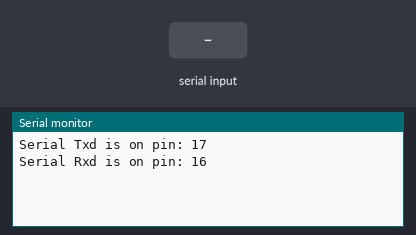
Bench run of a sketch on a simulated ESP32. Parts: the last lines printed to the serial monitor. The test bench sets the inputs (shaded band).

Above: at 1.2 s.
1.3 s: "1\n" received over the second serial link
At 2.5 s:
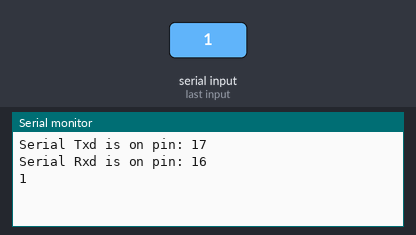
2.8 s: "0\n" received over the second serial link
At 3.7 s:
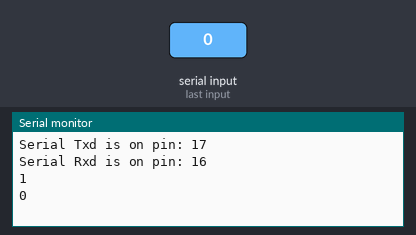

Measured:
- after the input at 1.3 s, the serial monitor: prints a new line at once (image 1)
- after the input at 2.8 s, the serial monitor: prints a new line at once (image 2)

The sketch:

readSerial.ino
```cpp
#include <Arduino.h>
#include <Wire.h>
#include <HardwareSerial.h>

#include "StackArray.h"

#define RXD2 16
#define TXD2 17

const int ledPin = 13;
int incomingByte = 0;
int i = 0;

HardwareSerial mySerial(2); // use UART 2 ( RX = RXD2, TX = TXD2 )

void ledStatus(const int ledPin){
    digitalWrite (ledPin, HIGH);  // turn on the LED
    delay(500);
    digitalWrite (ledPin, LOW); // turn off the LED
    delay(500);
}
void setup() {
  // Note the format for setting a serial port is as follows: Serial2.begin(baud-rate, protocol, RX pin, TX pin);
  Serial.begin(115200);
  mySerial.begin(115200);
  Serial.println("Serial Txd is on pin: "+String(TXD2));
  Serial.println("Serial Rxd is on pin: "+String(RXD2));
  sendContact();
}

void loop() { //Choose Serial1 or Serial2 as required
  while (mySerial.available()) {
    Serial.write(mySerial.read());
  }
  while (Serial.available()) {
    mySerial.write(Serial.read());
  }
}
void sendContact() {
  mySerial.write("PREMITJOIN 255");
  mySerial.write("\n");
}
```

StackArray.h
```cpp
// (licence header left out)
// header defining the interface of the source.
#ifndef _STACKARRAY_H
#define _STACKARRAY_H

// include Arduino basic header.
#include <Arduino.h>

// the definition of the stack class.
template<typename T>
class StackArray {
  public:
    // init the stack (constructor).
    StackArray ();

    // clear the stack (destructor).
    ~StackArray ();

    // push an item to the stack.
    void push (const T i);

    // pop an item from the stack.
    T pop ();

    // get an item from the stack.
    T peek () const;

    // check if the stack is empty.
    bool isEmpty () const;

    // get the number of items in the stack.
    int count () const;

    // check if the stack is full.
    bool isFull () const;

    // set the printer of the stack.
    void setPrinter (Print & p);

    // clear stack.
    void clearStack ();

    // get stack pointer
    int getStkPtr ();

    // get an item from exact input pointer
    T getStackByPtr (const int pointer);

  private:
    // resize the size of the stack.
    void resize (const int s);

    // exit report method in case of error.
    void exit (const char * m) const;

    // led blinking method in case of error.
    void blink () const;

    // the initial size of the stack.
    static const int initialSize = 2;

    // the pin number of the on-board led.
    static const int ledPin = 2;

    Print * printer; // the printer of the stack.
    T * contents;    // the array of the stack.
    int size;        // the size of the stack.
    int top;         // the top index of the stack.
};

// init the stack (constructor).
template<typename T>
StackArray<T>::StackArray () {
  size = 0;       // set the size of stack to zero.
  top = 0;        // set the initial top index of the stack.
  printer = NULL; // set the printer of stack to point nowhere.

  // allocate enough memory for the array.
  contents = (T *) malloc (sizeof (T) * initialSize);

  // if there is a memory allocation error.
  if (contents == NULL)
    exit ("STACK: insufficient memory to initialize stack.");

  // set the initial size of the stack.
  size = initialSize;
}

// clear the stack (destructor).
template<typename T>
StackArray<T>::~StackArray () {
  free (contents); // deallocate the array of the stack.

  contents = NULL; // set stack's array pointer to nowhere.
  printer = NULL;  // set the printer of stack to point nowhere.
  size = 0;        // set the size of stack to zero.
  top = 0;         // set the initial top index of the stack.
}

// resize the size of the stack.
template<typename T>
void StackArray<T>::resize (const int s) {
  // defensive issue.
  if (s <= 0)
    exit ("STACK: error due to undesirable size for stack size.");

  // reallocate enough memory for the array.
  contents = (T *) realloc (contents, sizeof (T) * s);

  // if there is a memory allocation error.
  if (contents == NULL)
    exit ("STACK: insufficient memory to resize stack.");

  // set the new size of the stack.
  size = s;
}

// push an item to the stack.
template<typename T>
void StackArray<T>::push (const T i) {
  // check if the stack is full.
  if (isFull ())
    // double size of array.
    resize (size * 2);

  // store the item to the array.
  contents[top++] = i;
}

// pop an item from the stack.
template<typename T>
T StackArray<T>::pop () {
  // check if the stack is empty.
  if (isEmpty ())
    exit ("STACK: can't pop item from stack: stack is empty.");

  // fetch the top item from the array.
  T item = contents[--top];

  // shrink size of array if necessary.
  if (!isEmpty () && (top <= size / 4))
    resize (size / 2);

  // return the top item from the array.
  return item;
}

// get an item from the stack.
template<typename T>
T StackArray<T>::peek () const {
  // check if the stack is empty.
  if (isEmpty ())
    exit ("STACK: can't peek item from stack: stack is empty.");

  // get the top item from the array.
  return contents[top - 1];
}

// check if the stack is empty.
template<typename T>
bool StackArray<T>::isEmpty () const {
  return top == 0;
}

// check if the stack is full.
template<typename T>
bool StackArray<T>::isFull () const {
  return top == size;
}

// get the number of items in the stack.
template<typename T>
int StackArray<T>::count () const {
  return top;
}

// set the printer of the stack.
template<typename T>
void StackArray<T>::setPrinter (Print & p) {
  printer = &p;
}

// clear stack.
template<typename T>
void StackArray<T>::clearStack () {
  free(contents);

  size = 0;       // set the size of stack to zero.
  top = 0;        // set the initial top index of the stack.
  printer = NULL; // set the printer of stack to point nowhere.

  // allocate enough memory for the array.
  contents = (T *) malloc (sizeof (T) * initialSize);

  // if there is a memory allocation error.
  if (contents == NULL)
    exit ("STACK: insufficient memory to initialize stack.");

  // set the initial size of the stack.
  size = initialSize;
}

// get the pointer of the stack.
template<typename T>
int StackArray<T>::getStkPtr () {
  return top;
}

// get an item from exact input pointer
template<typename T>
T StackArray<T>::getStackByPtr (const int pointer) {
  // check if the stack is empty.
  if (isEmpty ())
    exit ("STACK: can't get item from stack: stack is empty.");

  // get the top item from the array.
  return contents[pointer];
}

// exit report method in case of error.
template<typename T>
void StackArray<T>::exit (const char * m) const {
  // print the message if there is a printer.
  if (printer)
    printer->println (m);

  // loop blinking until hardware reset.
  blink ();
}

// led blinking method in case of error.
template<typename T>
void StackArray<T>::blink () const {
  // set led pin as output.
  pinMode (ledPin, OUTPUT);

  // continue looping until hardware reset.
  while (true) {
    digitalWrite (ledPin, HIGH); // sets the LED on.
    delay (250);                 // pauses 1/4 of second.
    digitalWrite (ledPin, LOW);  // sets the LED off.
    delay (250);                 // pauses 1/4 of second.
  }

  // solution selected due to lack of exit() and assert().
}

#endif // _STACKARRAY_H
```
